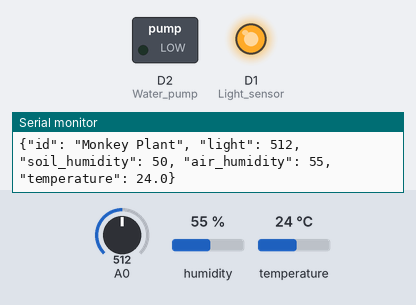
Simulated run of this sketch. Board: ESP8266 (NodeMCU). On the bench: switched loads named in the sketch (green lamp = pin HIGH), output pins drawn as LEDs (lit = HIGH), the last lines printed to the serial monitor. The inputs (shaded band) are chosen by the test bench; at power-on: A0 = 512, humidity 55 %, temperature 24 °C. WiFi joins after 1.5 s; servers stay silent unless stated; no MQTT or app messages arrive unless stated; pins used as bus, display or sensor lines are not drawn.

Above: at 2.7 s.
2.8 s: A0 set to 483
At 4.9 s:
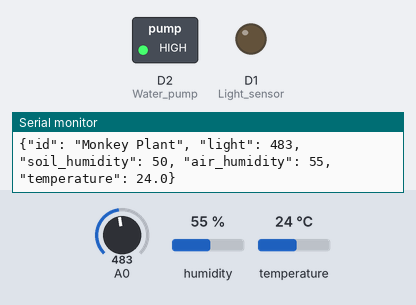
8.6 s: A0 set to 511
At 10.5 s:
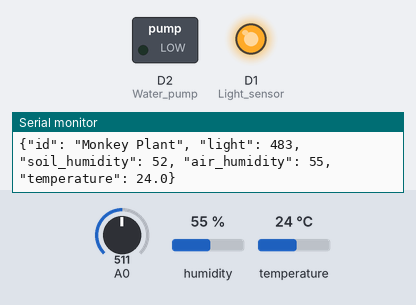
12.1 s: A0 set to 306
At 13.9 s:
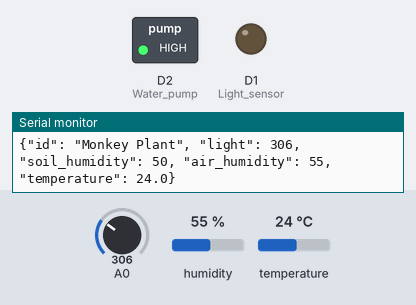
17.7 s: A0 set to 716
At 19.6 s:
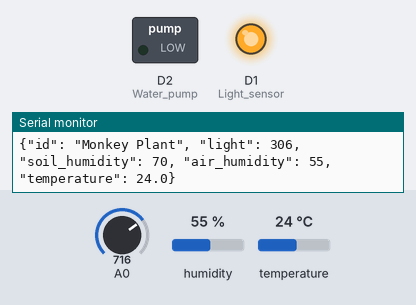
Timing chart, 0 to 22.2 s (numbered marks = the images above; inputs shaded):
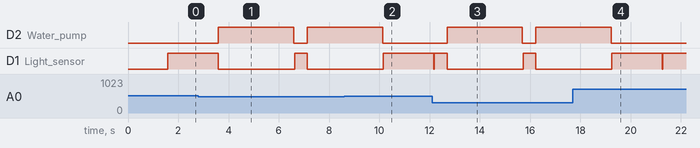

Measured:
- the behaviour switches between 502 and 501 on A0 (found by bisection; images 0 and 1)
- after the input at 2.8 s, D2 (Water_pump): LOW → HIGH after 0.80 s, → LOW 3.0 s later, → HIGH 0.53 s later
- after the input at 8.6 s, D2 (Water_pump): goes on until 10.1 s, then stays LOW; D1 (Light_sensor): goes on until 10.2 s, then stays HIGH
- after the input at 12.1 s, D2 (Water_pump): LOW → HIGH after 0.59 s, → LOW 3.0 s later, → HIGH 0.53 s later
- after the input at 17.7 s, D2 (Water_pump): goes on until 19.2 s, then stays LOW

The sketch:

ArduinoCode.ino
```cpp
#include <PubSubClient.h>
#include <ESP8266WiFi.h>
#include <DHT.h>

const char* ssid = "iPhone";
const char* password = "oogabuga";
const char* broker = "84.88.76.18";
const int port = 1883;
const char* topic = "hackeps/RA";
const char* user = "regimiento_agroguardia";
const char* password_mqtt = "R3g1m3nt@gr0gu4rd14";
const char* clientID = "MonkeyKnowledge";
DHT dht(D5,DHT11);

WiFiClient espClient;
PubSubClient client(espClient);

void setup_wifi() {
  delay(10);
  Serial.println();
  Serial.print("Connecting to ");
  Serial.println(ssid);

  WiFi.begin(ssid, password);

  while (WiFi.status() != WL_CONNECTED) {
    delay(500);
    Serial.print(".");
  }

  Serial.println("");
  Serial.println("WiFi connected");
  Serial.println("IP address: ");
  Serial.println(WiFi.localIP());
}

void callback(char* topic, byte* payload, unsigned int length) {
  Serial.print("Message received: ");
  Serial.println(topic);

  Serial.print("Payload: ");
  for (int i = 0; i < length; i++) {
    Serial.print((char)payload[i]);
  }
  Serial.println();
}

void reconnect() {
  while (!client.connected()) {
    Serial.print("Attempting MQTT connection...");
    if (client.connect(clientID, user, password_mqtt)) {
      Serial.println("connected");
      client.subscribe(topic);
    } else {
      Serial.print("failed, rc=");
      Serial.print(client.state());
      Serial.println(" try again in 5 seconds");
      delay(5000);
    }
  }
}

void setup() {
  Serial.begin(115200);
  dht.begin();
  setup_wifi();
  client.setServer(broker, port);
  //client.setCallback(callback);
  //client.loop();

  //Init Pins
  pinMode(D0, OUTPUT);  //Soil humidity sensor
  pinMode(D1, OUTPUT);  //Light sensor
  pinMode(D2, OUTPUT);  //Water pump
  pinMode(D5, INPUT);   //Air humidity & temperature sensor
  digitalWrite(D0, LOW);
  digitalWrite(D1, LOW);
  digitalWrite(D2, LOW);
}

void loop() {
  //Check connection
  if (!client.connected()) {
    reconnect();
  }

  //TEMPERATURE
  float temp = dht.readTemperature();
  int airHumid = dht.readHumidity();

  //ACTIVATE SOIL SENSOR
  digitalWrite(D1, HIGH);
  digitalWrite(D0, LOW);
  int humidityValue = analogRead(A0);
  humidityValue = 100 - (float(humidityValue) / 1024.0f * 100);
  delay(500);

  //ACTIVATE LIGHT SENSOR
  digitalWrite(D1, LOW);
  digitalWrite(D0, HIGH);
  int lightValue = analogRead(A0);

  //Water plant for 3 sec
  if(humidityValue > 50)
  {
    digitalWrite(D2, HIGH);
    delay(3000);
    digitalWrite(D2, LOW);
  }

  //Generate JSON message with Data
  char msg[255];
  sprintf(msg, "{\"id\": \"Monkey Plant\", \"light\": %d, \"soil_humidity\": %d, \"air_humidity\": %d, \"temperature\": %.1f}",
          lightValue, humidityValue, airHumid, temp);

  //Debug
  Serial.println(msg);

  //Send Message to BROKER
  if (!client.publish(topic, msg)) {
    Serial.println("Failed to send message");
  }
}
```
